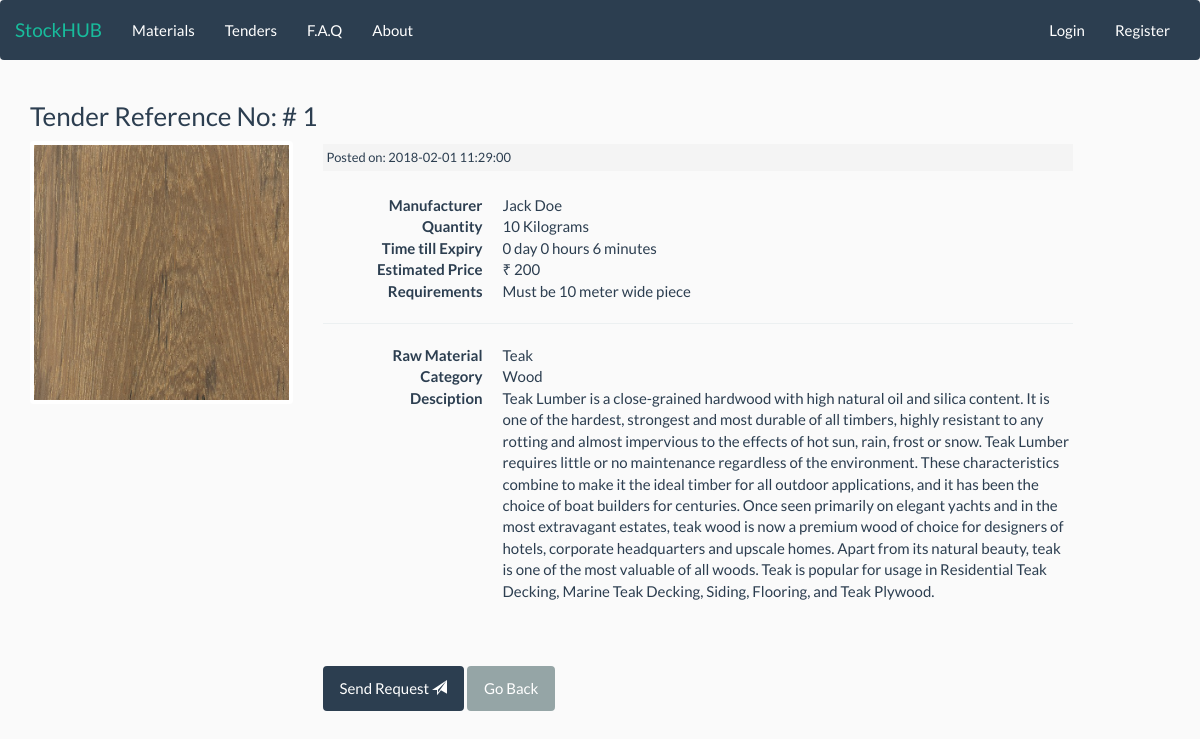
The page /tenders/view/1 on the database its author committed.
### tables this page shows
CREATE TABLE `tender` (
  `tender_id` int(11) NOT NULL,
  `m_id` int(11) NOT NULL,
  `raw_material_id` int(11) NOT NULL,
  `tender_quantity` int(11) NOT NULL,
  `tender_quantity_unit` varchar(15) NOT NULL,
  `date_of_submission` date NOT NULL,
  `time_submission` time NOT NULL,
  `date_expire` date NOT NULL,
  `time_expire` time NOT NULL,
  `delivery_location` int(11) NOT NULL,
  `estimated_price` int(9) NOT NULL,
  `extra_info` text
);

CREATE TABLE `raw_material` (
  `raw_material_id` int(11) NOT NULL,
  `rm_name` varchar(255) NOT NULL,
  `material_subcat_id` int(255) NOT NULL,
  `rm_slug` varchar(255) NOT NULL,
  `rm_pic` varchar(255) NOT NULL,
  `rm_desc` text NOT NULL,
  `rm_created_at` timestamp NOT NULL DEFAULT CURRENT_TIMESTAMP ON UPDATE CURRENT_TIMESTAMP
);

CREATE TABLE `manufacturers` (
  `m_id` int(11) NOT NULL,
  `m_firstname` varchar(25) NOT NULL,
  `m_lastname` varchar(25) NOT NULL,
  `m_email` varchar(100) NOT NULL,
  `m_username` varchar(21) NOT NULL,
  `m_password` varchar(255) NOT NULL,
  `m_address_id` int(10) DEFAULT NULL,
  `m_org_name` int(50) DEFAULT NULL,
  `m_status` set('Active','Inactive') NOT NULL,
  `register_date` timestamp NOT NULL DEFAULT CURRENT_TIMESTAMP ON UPDATE CURRENT_TIMESTAMP
);

CREATE TABLE `material_subcat` (
  `subcat_id` int(11) NOT NULL,
  `subcat_name` varchar(255) NOT NULL,
  `created_date` timestamp NOT NULL DEFAULT CURRENT_TIMESTAMP ON UPDATE CURRENT_TIMESTAMP
);

### application/controllers/Tenders.php (called while the page is built, shortened)
<?php
	class Tenders extends CI_Controller{
        public function view($slug = NULL){
            $data['tender'] =$this ->tender_model->get_tenders($slug);
            $data['title'] =$data['tender']['tender_id'];
            $this->load->view('templates/header' , $data);
			$this->load->view('tenders/view', $data);
			$this->load->view('templates/footer');
        }
	}

### index.php (called while the page is built, shortened)
<?php
require_once BASEPATH.'core/CodeIgniter.php';

### application/helpers/utility_helper.php (called while the page is built)
<?php if ( ! defined('BASEPATH')) exit('No direct script access allowed');
if ( ! function_exists('asset_url()'))
{
  function asset_url()
  {
     return base_url().'assets/';
  }
}

### application/models/Tender_model.php (called while the page is built, shortened)
<?php
	class  Tender_model extends CI_Model{
        public function get_tenders($id = FALSE){
			$this->db->join('raw_material','raw_material.raw_material_id = tender.raw_material_id');
			$this->db->join('manufacturers','manufacturers.m_id = tender.m_id');
			$this->db->join('material_subcat','material_subcat.subcat_id = raw_material.material_subcat_id');
			$query = $this->db->get_where('tender', array('tender_id' => $id));
			return $query->row_array();
		}
	}

### application/views/tenders/view.php (the view, shortened to what this page needs)
<div class="container">
<h3>Tender Reference No: # <?= $title?></h3>
        <div class="row">
                <div class="col-md-3">
                <img class="post-thumb-view thumbnail" src="<?php echo asset_url().'images/materials/'.$tender['rm_pic'];?>" >
                </div>
                <div class="col-md-8">
                    <small class="material-date">Posted on:
                    <?php
                                    $subdate = $tender['date_of_submission'];
                                    $subtime = $tender['time_submission'];
                                    $sub = date('Y-m-d H:i:s', strtotime("$subdate $subtime "));
                                    echo $sub;
                                ?>
                    </small><br>
                    <dl class="dl-horizontal">
                        <dt>Manufacturer</dt>
                        <dd><?php echo ($tender['m_firstname']." ".$tender['m_lastname']); ?></dd>
                        <dt>Quantity</dt>
                        <dd><?php echo ($tender['tender_quantity']." ".$tender['tender_quantity_unit']);?></dd>
                        <dt>Time till Expiry</dt>
                        <dd><?php
                                    $expdate = $tender['date_expire'];
                                    $exptime = $tender['time_expire'];
                                    $exp = date('Y-m-d H:i:s', strtotime("$expdate $exptime "));
                                    $datetime1 = new DateTime();
                                    $datetime2 = new DateTime($exp);
                                    $interval = $datetime1->diff($datetime2);
                                    echo $interval->format('%d day %h hours %i minutes');
                                ?>
                        <dd>
                        <dt>Estimated Price</dt>
                        <dd><?php echo ("₹ ".$tender['estimated_price']);?><dd>
                        <dt>Requirements</dt>
                        <dd><?php echo ($tender['extra_info']);?><dd>
                    </dl>
                    <hr>
                    <dl class="dl-horizontal">
                        <dt>Raw Material</dt>
                        <dd><?php echo ($tender['rm_name']);?><dd>
                        <dt>Category</dt>
                        <dd><?php echo ($tender['subcat_name']);?><dd>
                        <dt>Desciption</dt>
                        <dd><?php echo $tender['rm_desc']; ?></dd>
                    </dl>
                <br><br>
                <button class="btn btn-primary" role="button" data-toggle="modal" data-target="#requestModal" >Send Request <span class="glyphicon glyphicon-send" aria-hidden="true"></span></button>
                <a class="btn btn-default" role="button" href="<?php echo site_url('/tenders'); ?>">Go Back</a>
                </div>
</div></div>

### assets/css/style.css (style rules this page uses)
body { background: #FAFAFA; }
.material-date { background: #f4f4f4; padding: 4px; margin:3px 0px; display: block; }
.post-thumb-view { width:100%; }
.thumbnail { margin-bottom: 0px; border: none; }
.container { align-items: center; text-align: left; }

### rows shown on the page
tender: raw_material.rm_pic (picture), sub "2018-02-01 11:29:00", m.m_firstname "Jack", m.m_lastname "Doe", tender_quantity "10", tender_quantity_unit "Kilograms", $interval->format('%d day %h hours %i minutes') "0 day 0 hours 6 minutes", estimated_price "200", extra_info "Must be 10 meter wide piece", raw_material.rm_name "Teak", material_subcat.subcat_name "Wood", raw_material.rm_desc "Teak Lumber is a close-grained hardwood with high natural oil and silica content. It is one of the hardest, strongest and most durable of all timbers, highly resistant to any rotting and almost impervious to the effects of hot sun, rain, frost or snow. Teak Lumber requires little or no maintenance regardless of the environment. These characteristics combine to make it the ideal timber for all outdoor applications, and it has been the choice of boat builders for centuries. Once seen primarily on elegant yachts and in the most extravagant estates, teak wood is now a premium wood of choice for designers of hotels, corporate headquarters and upscale homes. Apart from its natural beauty, teak is…"

### other values the page prints
$title "1"
